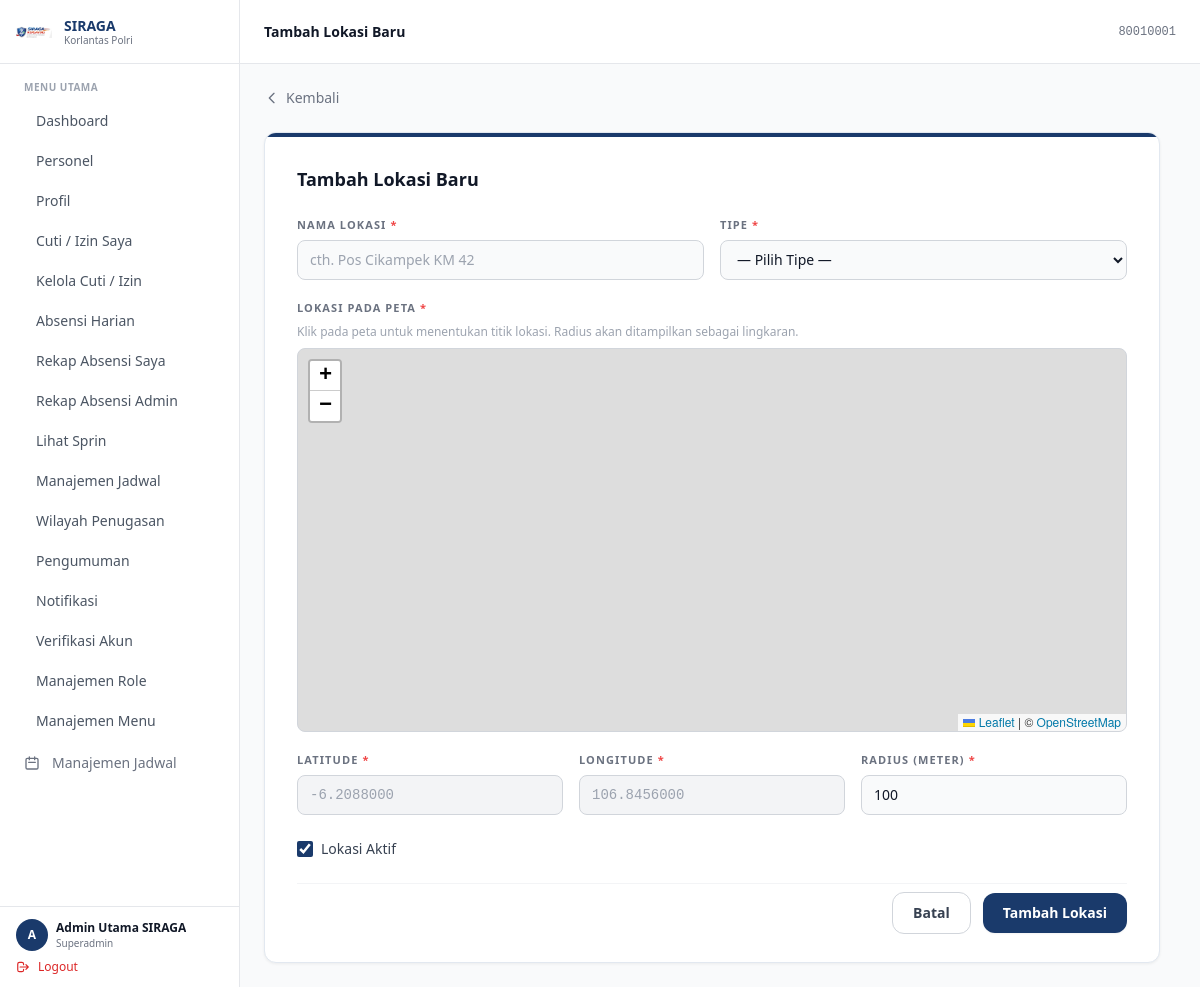
Page /locations/tambah/ (signed in) on the committed database.
### accounts/models.py (models this page shows, shortened)
class MenuItem(models.Model):
    label = models.CharField(max_length=100, verbose_name='Label')
    path = models.CharField(max_length=200, blank=True, verbose_name='Path / URL Name')
    icon = models.CharField(max_length=100, blank=True, verbose_name='Icon')
    parent = models.ForeignKey(
        'self', on_delete=models.CASCADE, null=True, blank=True,
        related_name='submenus', verbose_name='Parent Menu'
    )
    sort_order = models.IntegerField(default=0, verbose_name='Sort Order')
    is_active = models.BooleanField(default=True, verbose_name='Active')
    class Meta:
        verbose_name = 'Menu Item'
        verbose_name_plural = 'Menu Items'
        ordering = ['sort_order', 'label']
    def get_url(self):
        try:
            return reverse(self.path)
        except NoReverseMatch:
            return self.path

class Personel(AbstractBaseUser, PermissionsMixin):
    ROLE_CHOICES = [
        ('personel', 'Personel'),
        ('operator', 'Operator'),
        ('pimpinan', 'Pimpinan'),
        ('superadmin', 'Superadmin'),
    ]
    PANGKAT_CHOICES = [
        ('Bharada', 'Bharada'),
        ('Bhayangkara', 'Bhayangkara'),
        ('Bripda', 'Bripda'),
        ('Briptu', 'Briptu'),
        ('Brigpol', 'Brigpol'),
        ('Bripka', 'Bripka'),
        ('Aipda', 'Aipda'),
        ('Aiptu', 'Aiptu'),
        ('Ipda', 'Ipda'),
        ('Iptu', 'Iptu'),
        ('AKP', 'AKP'),
        ('Kompol', 'Kompol'),
        ('AKBP', 'AKBP'),
        ('Kombespol', 'Kombespol'),
        ('Brigjen Pol', 'Brigjen Pol'),
        ('Irjen Pol', 'Irjen Pol'),
        ('Komjen Pol', 'Komjen Pol'),
        ('Jenderal Pol', 'Jenderal Pol'),
    ]
    nrp = models.CharField(max_length=20, unique=True, verbose_name='NRP')
    nama_lengkap = models.CharField(max_length=200, verbose_name='Nama Lengkap')
    email = models.EmailField(blank=True, verbose_name='Email')
    no_hp = models.CharField(max_length=20, blank=True, verbose_name='No. HP')
    pangkat = models.CharField(max_length=50, choices=PANGKAT_CHOICES, blank=True, verbose_name='Pangkat')
    jabatan = models.CharField(max_length=200, blank=True, verbose_name='Jabatan')
    satker = models.ForeignKey(
        Satker, on_delete=models.SET_NULL, null=True, blank=True,
        related_name='personel', verbose_name='Satuan Kerja'
    )
    role = models.CharField(max_length=20, choices=ROLE_CHOICES, default='personel', verbose_name='Role')
    role_obj = models.ForeignKey(
        Role, on_delete=models.SET_NULL, null=True, blank=True,
        related_name='personel_set', verbose_name='Role (Object)'
    )
    foto = models.ImageField(upload_to='foto_personel/', blank=True, null=True, verbose_name='Foto')
    is_active = models.BooleanField(default=False)
    status_verifikasi = models.CharField(
        max_length=20,
        choices=[('pending', 'Pending'), ('approved', 'Approved')],
        default='pending'
    )
    is_staff = models.BooleanField(default=False)
    tanggal_bergabung = models.DateTimeField(auto_now_add=True)
    tanggal_nonaktif = models.DateTimeField(null=True, blank=True, verbose_name='Tanggal Dinonaktifkan')
    alasan_nonaktif = models.TextField(blank=True, verbose_name='Alasan Dinonaktifkan')
    objects = PersonelManager()
    USERNAME_FIELD = 'nrp'
    REQUIRED_FIELDS = ['nama_lengkap']
    class Meta:
        verbose_name = 'Personel'
        verbose_name_plural = 'Personel'
        ordering = ['nama_lengkap']
    @property
    def is_superadmin(self):
        if self.role_obj:
            return self.role_obj.nama.lower() == 'superadmin'
        return self.role == 'superadmin'

### locations/views.py (the view)
# urls.py: path('tambah/', views.location_create, name='tambah'),
@login_required
@cek_akses_menu('locations:daftar')
def location_create(request):
    _ensure_location_management_access(request)
    if request.method == 'POST':
        form = LocationForm(request.POST)
        if form.is_valid():
            form.save()
            messages.success(request, 'Lokasi berhasil ditambahkan.')
            return redirect('locations:daftar')
    else:
        form = LocationForm()
    return render(request, 'locations/form_lokasi.html', {
        'form': form,
        'location': None,
    })

### locations/forms.py
class LocationForm(forms.ModelForm):
    is_active = forms.BooleanField(required=False, initial=True, label='Aktif')
    class Meta:
        model = Location
        fields = ['name', 'type', 'latitude', 'longitude', 'radius', 'is_active']

### accounts/context_processor.py (called while the page is built)
def jumlah_verifikasi(request):
    if request.user.is_authenticated and (request.user.is_superadmin or request.user.is_operator):
        count = Personel.objects.filter(status_verifikasi='pending').count()
        return {'jumlah_pending_verifikasi': count}
    return {'jumlah_pending_verifikasi': 0}

### locations/views.py (called while the page is built)
def _ensure_location_management_access(request):
    if request.user.role not in ('pimpinan', 'superadmin'):
        raise PermissionDenied('Anda tidak memiliki akses ke manajemen wilayah.')

### notifikasi/context_processors.py (called while the page is built)
def notifikasi_unread_count(request):
    if request.user.is_authenticated:
        count = Notifikasi.objects.filter(user=request.user, is_read=False).count()
        return {'notif_unread_count': count}
    return {'notif_unread_count': 0}

### pengumuman/context_processors.py (called while the page is built)
def pengumuman_aktif(request):
    if request.user.is_authenticated:
        now = timezone.now()
        active_pengumuman = Pengumuman.objects.filter(is_active=True).filter(
            models.Q(periode_mulai__isnull=True) | models.Q(periode_mulai__lte=now)
        ).filter(
            models.Q(periode_selesai__isnull=True) | models.Q(periode_selesai__gte=now)
        )
        count = active_pengumuman.exclude(dibaca_oleh=request.user).count()
        return {'pengumuman_baru_count': count}
    return {}

### sprin/context_processors.py (called while the page is built)
def user_role(request):
    role = request.session.get('user_role', 'Operator')
    if role not in ['Operator', 'SDM', 'Pimpinan']:
        role = 'Operator'
    return {'user_role': role}

### templates/locations/form_lokasi.html (shortened to what this page needs)
{% extends 'base.html' %}
{% block page_title %}{% if location %}Edit Lokasi{% else %}Tambah Lokasi Baru{% endif %}{% endblock %}
{% block extra_head %}
<link rel="stylesheet" href="https://unpkg.com/leaflet@1.9.4/dist/leaflet.css" />
<link rel="stylesheet" href="https://unpkg.com/leaflet-control-geocoder/dist/Control.Geocoder.css" />
{% endblock %}
{% block content %}
<div class="flex flex-col gap-6 max-w-4xl">
  <a href="{% url 'locations:daftar' %}" class="inline-flex items-center gap-1.5 text-sm text-gray-500 hover:text-gray-900 font-medium">
    <svg class="w-4 h-4" fill="none" stroke="currentColor" viewBox="0 0 24 24"><path stroke-linecap="round" stroke-linejoin="round" stroke-width="2" d="M15 19l-7-7 7-7"/></svg>
    Kembali
  </a>
  <div class="card overflow-hidden">
    <div class="h-1 {% if location %}bg-amber-500{% else %}bg-[#1a3a6b]{% endif %}"></div>
    <div class="px-8 py-7">
      <h1 class="text-lg font-bold text-gray-900 mb-6">{% if location %}Edit Lokasi: {{ location.name }}{% else %}Tambah Lokasi Baru{% endif %}</h1>
      <form method="POST" class="flex flex-col gap-5">
        <div class="grid grid-cols-1 sm:grid-cols-2 gap-4">
          <div class="flex flex-col gap-1.5">
            <label for="id_name" class="text-[11px] font-semibold text-gray-500 uppercase tracking-widest">Nama Lokasi <span class="text-red-500">*</span></label>
            <input type="text" name="name" id="id_name" required value="{{ form.name.value|default:'' }}"
                   placeholder="cth. Pos Cikampek KM 42"
                   class="h-10 px-3 rounded-lg border border-gray-300 bg-gray-50 text-sm focus:outline-none focus:ring-2 focus:ring-[#1a3a6b]" />
          </div>
          <div class="flex flex-col gap-1.5">
            <label for="id_type" class="text-[11px] font-semibold text-gray-500 uppercase tracking-widest">Tipe <span class="text-red-500">*</span></label>
            <select name="type" id="id_type" required
                    class="no-custom h-10 px-3 rounded-lg border border-gray-300 bg-gray-50 text-sm focus:outline-none focus:ring-2 focus:ring-[#1a3a6b]">
              <option value="">— Pilih Tipe —</option>
            </select>
          </div>
        </div>
        <div class="flex flex-col gap-2">
          <label class="text-[11px] font-semibold text-gray-500 uppercase tracking-widest">Lokasi pada Peta <span class="text-red-500">*</span></label>
          <p class="text-xs text-gray-400">Klik pada peta untuk menentukan titik lokasi. Radius akan ditampilkan sebagai lingkaran.</p>
          <div id="map" class="w-full h-96 rounded-lg border border-gray-300"></div>
        </div>
        <div class="grid grid-cols-1 sm:grid-cols-3 gap-4">
          <div class="flex flex-col gap-1.5">
            <label for="id_latitude" class="text-[11px] font-semibold text-gray-500 uppercase tracking-widest">Latitude <span class="text-red-500">*</span></label>
            <input type="text" name="latitude" id="id_latitude" required value="{{ form.latitude.value|default:'' }}"
                   placeholder="-6.2088000" readonly
                   class="h-10 px-3 rounded-lg border border-gray-300 bg-gray-100 text-sm font-mono focus:outline-none focus:ring-2 focus:ring-[#1a3a6b] cursor-not-allowed" />
          </div>
          <div class="flex flex-col gap-1.5">
            <label for="id_longitude" class="text-[11px] font-semibold text-gray-500 uppercase tracking-widest">Longitude <span class="text-red-500">*</span></label>
            <input type="text" name="longitude" id="id_longitude" required value="{{ form.longitude.value|default:'' }}"
                   placeholder="106.8456000" readonly
                   class="h-10 px-3 rounded-lg border border-gray-300 bg-gray-100 text-sm font-mono focus:outline-none focus:ring-2 focus:ring-[#1a3a6b] cursor-not-allowed" />
          </div>
          <div class="flex flex-col gap-1.5">
            <label for="id_radius" class="text-[11px] font-semibold text-gray-500 uppercase tracking-widest">Radius (meter) <span class="text-red-500">*</span></label>
            <input type="number" name="radius" id="id_radius" required min="1" value="{{ form.radius.value|default:'100' }}"
                   placeholder="100"
                   class="h-10 px-3 rounded-lg border border-gray-300 bg-gray-50 text-sm focus:outline-none focus:ring-2 focus:ring-[#1a3a6b]" />
          </div>
        </div>
        <div class="flex items-center gap-2 py-1">
          <input type="checkbox" name="is_active" id="id_is_active"
                 {% if form.is_active.value %}checked{% endif %}
                 class="h-4 w-4 rounded cursor-pointer accent-[#1a3a6b]" />
          <label for="id_is_active" class="text-sm text-gray-700 font-medium cursor-pointer">Lokasi Aktif</label>
        </div>
        <div class="flex items-center justify-end gap-3 pt-2 border-t border-gray-100">
          <a href="{% url 'locations:daftar' %}" class="px-5 py-2.5 rounded-xl border border-gray-300 text-sm font-semibold text-gray-700 hover:bg-gray-50">Batal</a>
          <button type="submit" class="px-5 py-2.5 rounded-xl {% if location %}bg-amber-500 hover:bg-amber-600{% else %}bg-[#1a3a6b] hover:bg-[#2d5da6]{% endif %} text-white text-sm font-bold transition-colors shadow-sm">
            {% if location %}Simpan Perubahan{% else %}Tambah Lokasi{% endif %}
          </button>
        </div>
      </form>
    </div>
  </div>
</div>
{% endblock %}

### templates/base.html (shortened to what this page needs)
<!DOCTYPE html>
<html lang="id" class="h-full">
<head>
  <script src="https://cdn.tailwindcss.com"></script>
  {% load static %}
  <link rel="stylesheet" href="{% static 'css/custom.css' %}" />
  {% block extra_head %}{% endblock %}
</head>
<body class="h-full bg-gray-50 text-gray-900 antialiased">
  {% if user.is_authenticated %}
  <div class="flex h-full min-h-screen">
    <aside id="sidebar"
      class="w-60 bg-white border-r border-gray-200 flex flex-col shrink-0 transition-all duration-300">
      <div class="flex items-center gap-3 h-16 px-4 border-b border-gray-200">
        {% load static %}
        <img src="{% static 'images/logo-siraga.png' %}" alt="SIRAGA" class="w-9 h-9 object-contain" />
        <div>
          <p class="text-sm font-bold text-[#1a3a6b] leading-tight">SIRAGA</p>
          <p class="text-[10px] text-gray-500 leading-tight">Korlantas Polri</p>
        </div>
      </div>
      <nav class="flex-1 overflow-y-auto px-3 py-4">
        <p class="text-[10px] font-semibold text-gray-400 uppercase tracking-wider px-3 mb-2">Menu Utama</p>
        <ul class="flex flex-col gap-0.5 mb-4">
          {% if user.is_authenticated and user.role_obj and user.role_obj.menus.all %}
            {% for menu in user.role_obj.menus.all %}
              {% if menu.is_active %}
              <li>
                <a href="{{ menu.get_url }}"
                  class="flex items-center gap-3 rounded-lg px-3 py-2 text-sm font-medium transition-colors mb-0.5
                  {% if request.path == menu.get_url %}bg-primary text-white shadow-sm{% else %}text-gray-600 hover:bg-gray-100 hover:text-gray-900{% endif %}">
                  <span class="truncate">{{ menu.label }}</span>
                </a>
              </li>
              {% endif %}
            {% endfor %}
          {% endif %}
          {% if user.role == 'superadmin' or user.role == 'pimpinan' %}
          <li>
            <a href="{% url 'schedules:calendar' %}"
              class="flex items-center gap-3 rounded-lg px-3 py-2.5 text-sm font-medium transition-colors
                    {% if request.resolver_match.app_name == 'schedules' %}bg-[#1a3a6b] text-white{% else %}text-gray-500 hover:bg-gray-100 hover:text-gray-900{% endif %}">
              <svg class="w-4 h-4 shrink-0" fill="none" stroke="currentColor" viewBox="0 0 24 24">
                <path stroke-linecap="round" stroke-linejoin="round" stroke-width="2"
                  d="M8 7V3m8 4V3m-9 8h10M5 21h14a2 2 0 002-2V7a2 2 0 00-2-2H5a2 2 0 00-2 2v12a2 2 0 002 2z" />
              </svg>
              Manajemen Jadwal
            </a>
          </li>
          {% endif %}
        </ul>
      </nav>
      <div class="px-4 py-3 border-t border-gray-200">
        <div class="flex items-center gap-2 mb-2">
          <div
            class="w-8 h-8 rounded-full bg-[#1a3a6b] flex items-center justify-center text-white text-xs font-bold shrink-0">
            {{ user.nama_lengkap|first|upper }}
          </div>
          <div class="min-w-0">
            <p class="text-xs font-semibold text-gray-900 truncate">{{ user.nama_lengkap }}</p>
            <p class="text-[10px] text-gray-500 truncate">{{ user.get_role_display }}</p>
          </div>
        </div>
        <a href="{% url 'accounts:logout' %}"
          class="flex items-center gap-2 text-xs text-red-600 hover:text-red-800 font-medium transition-colors">
          <svg class="w-3.5 h-3.5" fill="none" stroke="currentColor" viewBox="0 0 24 24">
            <path stroke-linecap="round" stroke-linejoin="round" stroke-width="2"
              d="M17 16l4-4m0 0l-4-4m4 4H7m6 4v1a3 3 0 01-3 3H6a3 3 0 01-3-3V7a3 3 0 013-3h4a3 3 0 013 3v1" />
          </svg>
          Logout
        </a>
      </div>
    </aside>
    <div class="flex-1 flex flex-col overflow-hidden">
      <header class="h-16 bg-white border-b border-gray-200 flex items-center px-6 shrink-0">
        <h2 class="text-sm font-semibold text-gray-900">{% block page_title %}Dashboard{% endblock %}</h2>
        <div class="ml-auto flex items-center gap-3">
          <span class="text-xs text-gray-500 font-mono">{{ user.nrp }}</span>
        </div>
      </header>
      <main class="flex-1 overflow-y-auto px-6 py-6">
        {% block content %}{% endblock %}
      </main>
    </div>
  </div>
  {% else %}
  {% block full_page %}{% endblock %}
  {% endif %}
</body>
</html>

### static/css/custom.css (style rules this page uses)
html { scroll-behavior: smooth; }
.card { background: white; border: 1px solid #e2e8f0; border-radius: 12px; box-shadow: 0 1px 3px rgba(0,0,0,0.06); }

### rows in the picture
MenuItem: label "Dashboard"
MenuItem: label "Personel"
MenuItem: label "Profil"
MenuItem: label "Cuti / Izin Saya"
MenuItem: label "Kelola Cuti / Izin"
MenuItem: label "Absensi Harian"
MenuItem: label "Rekap Absensi Saya"
MenuItem: label "Rekap Absensi Admin"
MenuItem: label "Lihat Sprin"
MenuItem: label "Manajemen Jadwal"
MenuItem: label "Wilayah Penugasan"
MenuItem: label "Pengumuman"
MenuItem: label "Notifikasi"
MenuItem: label "Verifikasi Akun"
MenuItem: label "Manajemen Role"
MenuItem: label "Manajemen Menu"
Personel: nama_lengkap|first "A", nama_lengkap "Admin Utama SIRAGA", role "Superadmin", nrp "80010001"
